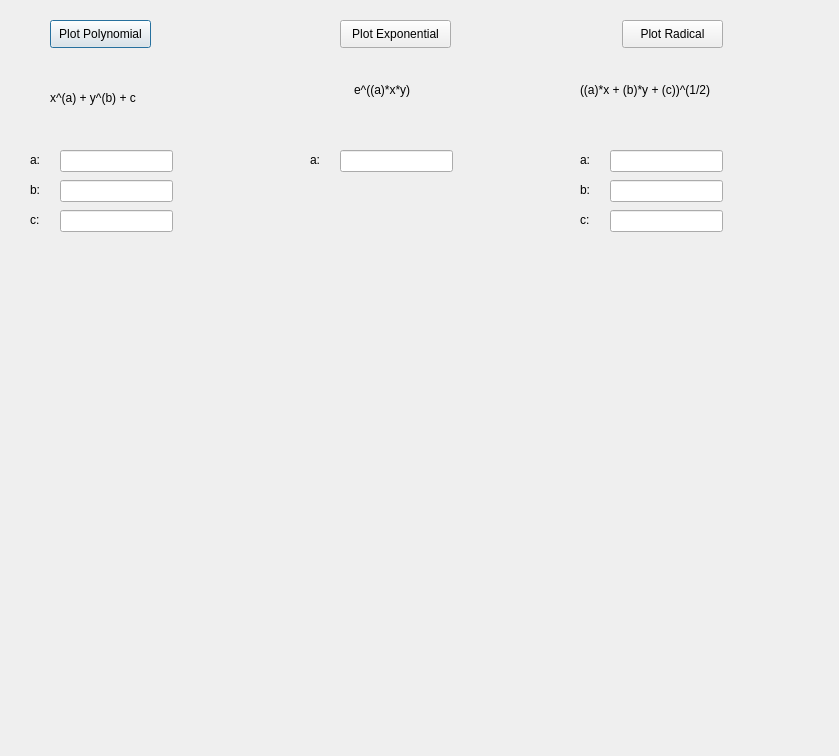
<?xml version="1.0" encoding="UTF-8"?>
<ui version="4.0">
 <class>Dialog</class>
 <widget class="QDialog" name="Dialog">
  <property name="geometry">
   <rect>
    <x>0</x>
    <y>0</y>
    <width>839</width>
    <height>756</height>
   </rect>
  </property>
  <property name="windowTitle">
   <string>Dialog</string>
  </property>
  <widget class="QPushButton" name="Poly">
   <property name="geometry">
    <rect>
     <x>50</x>
     <y>20</y>
     <width>101</width>
     <height>28</height>
    </rect>
   </property>
   <property name="text">
    <string>Plot Polynomial</string>
   </property>
  </widget>
  <widget class="QPushButton" name="Exp">
   <property name="geometry">
    <rect>
     <x>340</x>
     <y>20</y>
     <width>111</width>
     <height>28</height>
    </rect>
   </property>
   <property name="text">
    <string>Plot Exponential</string>
   </property>
  </widget>
  <widget class="QPushButton" name="Rad">
   <property name="geometry">
    <rect>
     <x>622</x>
     <y>20</y>
     <width>101</width>
     <height>28</height>
    </rect>
   </property>
   <property name="text">
    <string>Plot Radical</string>
   </property>
  </widget>
  <widget class="QLabel" name="label">
   <property name="geometry">
    <rect>
     <x>50</x>
     <y>90</y>
     <width>111</width>
     <height>16</height>
    </rect>
   </property>
   <property name="text">
    <string>x^(a) + y^(b) + c</string>
   </property>
  </widget>
  <widget class="QLabel" name="label_2">
   <property name="geometry">
    <rect>
     <x>354</x>
     <y>80</y>
     <width>101</width>
     <height>20</height>
    </rect>
   </property>
   <property name="text">
    <string>e^((a)*x*y)</string>
   </property>
  </widget>
  <widget class="QLabel" name="label_3">
   <property name="geometry">
    <rect>
     <x>580</x>
     <y>80</y>
     <width>181</width>
     <height>20</height>
    </rect>
   </property>
   <property name="text">
    <string>((a)*x + (b)*y + (c))^(1/2)</string>
   </property>
  </widget>
  <widget class="QLineEdit" name="lineEdit">
   <property name="geometry">
    <rect>
     <x>60</x>
     <y>150</y>
     <width>113</width>
     <height>22</height>
    </rect>
   </property>
  </widget>
  <widget class="QLabel" name="label_4">
   <property name="geometry">
    <rect>
     <x>30</x>
     <y>150</y>
     <width>31</width>
     <height>20</height>
    </rect>
   </property>
   <property name="text">
    <string>a:</string>
   </property>
  </widget>
  <widget class="QLabel" name="label_5">
   <property name="geometry">
    <rect>
     <x>30</x>
     <y>180</y>
     <width>31</width>
     <height>20</height>
    </rect>
   </property>
   <property name="text">
    <string>b:</string>
   </property>
  </widget>
  <widget class="QLabel" name="label_6">
   <property name="geometry">
    <rect>
     <x>30</x>
     <y>210</y>
     <width>31</width>
     <height>20</height>
    </rect>
   </property>
   <property name="text">
    <string>c:</string>
   </property>
  </widget>
  <widget class="QLineEdit" name="lineEdit_2">
   <property name="geometry">
    <rect>
     <x>60</x>
     <y>180</y>
     <width>113</width>
     <height>22</height>
    </rect>
   </property>
  </widget>
  <widget class="QLineEdit" name="lineEdit_3">
   <property name="geometry">
    <rect>
     <x>60</x>
     <y>210</y>
     <width>113</width>
     <height>22</height>
    </rect>
   </property>
  </widget>
  <widget class="QLineEdit" name="lineEdit_4">
   <property name="geometry">
    <rect>
     <x>340</x>
     <y>150</y>
     <width>113</width>
     <height>22</height>
    </rect>
   </property>
  </widget>
  <widget class="QLabel" name="label_7">
   <property name="geometry">
    <rect>
     <x>310</x>
     <y>150</y>
     <width>31</width>
     <height>20</height>
    </rect>
   </property>
   <property name="text">
    <string>a:</string>
   </property>
  </widget>
  <widget class="QLineEdit" name="lineEdit_5">
   <property name="geometry">
    <rect>
     <x>610</x>
     <y>150</y>
     <width>113</width>
     <height>22</height>
    </rect>
   </property>
  </widget>
  <widget class="QLabel" name="label_10">
   <property name="geometry">
    <rect>
     <x>580</x>
     <y>180</y>
     <width>31</width>
     <height>20</height>
    </rect>
   </property>
   <property name="text">
    <string>b:</string>
   </property>
  </widget>
  <widget class="QLineEdit" name="lineEdit_6">
   <property name="geometry">
    <rect>
     <x>610</x>
     <y>180</y>
     <width>113</width>
     <height>22</height>
    </rect>
   </property>
  </widget>
  <widget class="QLineEdit" name="lineEdit_7">
   <property name="geometry">
    <rect>
     <x>610</x>
     <y>210</y>
     <width>113</width>
     <height>22</height>
    </rect>
   </property>
  </widget>
  <widget class="QLabel" name="label_11">
   <property name="geometry">
    <rect>
     <x>580</x>
     <y>210</y>
     <width>31</width>
     <height>20</height>
    </rect>
   </property>
   <property name="text">
    <string>c:</string>
   </property>
  </widget>
  <widget class="QLabel" name="label_12">
   <property name="geometry">
    <rect>
     <x>580</x>
     <y>150</y>
     <width>31</width>
     <height>20</height>
    </rect>
   </property>
   <property name="text">
    <string>a:</string>
   </property>
  </widget>
 </widget>
 <resources/>
 <connections/>
</ui>
